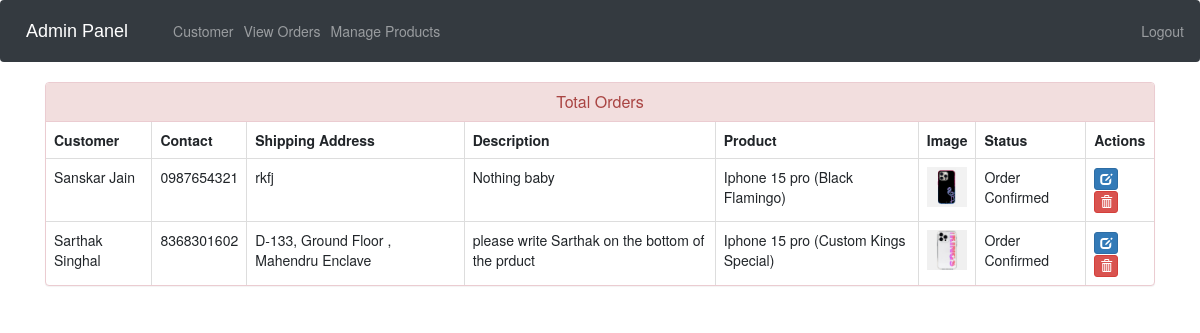
The page /admin-view-booking (signed in) on the database its author committed.
### ecom/models.py (models this page shows, shortened)
class Customer(models.Model):
    user=models.OneToOneField(User,on_delete=models.CASCADE)
    profile_pic= models.ImageField(upload_to='profile_pic/CustomerProfilePic/',null=False,blank=True, default = "{% static 'profile_pic/CustomerProfilePic/blank.jpg' %}")
    address = models.CharField(max_length=40)
    Custom_text=models.CharField(max_length=50, null=False, default="Default Text")
    mobile = models.CharField(max_length=20,null=False)
    @property
    def get_name(self):
        return self.user.first_name+" "+self.user.last_name

class Orders(models.Model):
    STATUS =(
        ('Pending','Pending'),
        ('Order Confirmed','Order Confirmed'),
        ('Out for Delivery','Out for Delivery'),
        ('Delivered','Delivered'),
    )
    customer=models.ForeignKey('Customer', on_delete=models.CASCADE,null=True)
    product=models.ForeignKey('Product',on_delete=models.CASCADE,null=True)
    email = models.CharField(max_length=50,null=True)
    address = models.CharField(max_length=500,null=True)
    Custom_text=models.CharField(max_length=100, null=False, default="No customization required")
    mobile = models.CharField(max_length=20,null=True)
    order_date= models.DateField(auto_now_add=True,null=True)
    status=models.CharField(max_length=50,null=True,choices=STATUS)

class Product(models.Model):
    name=models.CharField(max_length=40)
    product_image= models.ImageField(upload_to='product_image/',null=True,blank=True)
    price = models.PositiveIntegerField()
    description=models.CharField(max_length=1000)

### ecom/views.py (the view)
# urls.py: path('admin-view-booking', views.admin_view_booking_view,name='admin-view-booking'),
@login_required(login_url='adminlogin')
def admin_view_booking_view(request):
    orders=models.Orders.objects.all()
    ordered_products=[]
    ordered_bys=[]
    for order in orders:
        ordered_product=models.Product.objects.all().filter(id=order.product.id)
        ordered_by=models.Customer.objects.all().filter(id = order.customer.id)
        ordered_products.append(ordered_product)
        ordered_bys.append(ordered_by)
    return render(request,'ecom/admin_view_booking.html',{'data':zip(ordered_products,ordered_bys,orders)})

### templates/ecom/admin_view_booking.html (shortened to what this page needs)
{% extends 'ecom/admin_base.html' %}
{% load static %}
{% block content %}
<head>
  <link href="//netdna.bootstrapcdn.com/bootstrap/3.0.0/css/bootstrap.min.css" rel="stylesheet" id="bootstrap-css">
</head>
<div class="container">
  <div class="panel panel-danger">
    <div class="panel-heading">
      <h6 class="panel-title">Total Orders</h6>
    </div>
    <table class="table table-hover table-bordered" id="dev-table">
      <thead>
        <tr>
          <th>Customer</th>
          <th>Contact</th>
          <th>Shipping Address</th>
          <th>Description</th>
          <th>Product</th>
          <th>Image</th>
          <th>Status</th>
          <th>Actions</th>
        </tr>
      </thead>
      {% for product,customer,order in data %}
      <tr>
        {% for c in customer %}
        <td> {{c.get_name}}</td>
        <td>{{c.mobile}}</td>
        <td>{{order.address}}</td>
        <td>{{order.Custom_text}}</td>
        {% endfor %}
        {% for p in product %}
        <td> {{p.name}}</td>
        <td> <img src="{% static p.product_image.url %}" alt="Profile Pic" height="40px" width="40px" /></td>
        <td>{{order.status}}</td>
        <td><a class="btn btn-primary btn-xs" href="{% url 'update-order' order.id  %}"><span class="glyphicon glyphicon-edit"></span></a>
        <a class="btn btn-danger btn-xs" href="{% url 'delete-order' order.id  %}"><span class="glyphicon glyphicon-trash"></span></a></td>
        {% endfor %}
      </tr>
      {% endfor %}
    </table>
  </div>
</div>
{% endblock content %}

### templates/ecom/admin_view_booking.html (style rules this page uses)
a:link { text-decoration: none; }
h6 { text-align: center; }

### rows shown on the page
Orders: address "rkfj", Custom_text "Nothing baby", status "Order Confirmed"
Customer: get_name "Sanskar Jain", mobile "0987654321"
Product: name "Iphone 15 pro (Black Flamingo)", product_image (picture)
Orders: address "D-133, Ground Floor , Mahendru Enclave", Custom_text "please write Sarthak on the bottom of the prduct", status "Order Confirmed"
Customer: get_name "Sarthak Singhal", mobile "8368301602"
Product: name "Iphone 15 pro (Custom Kings Special)", product_image (picture)
